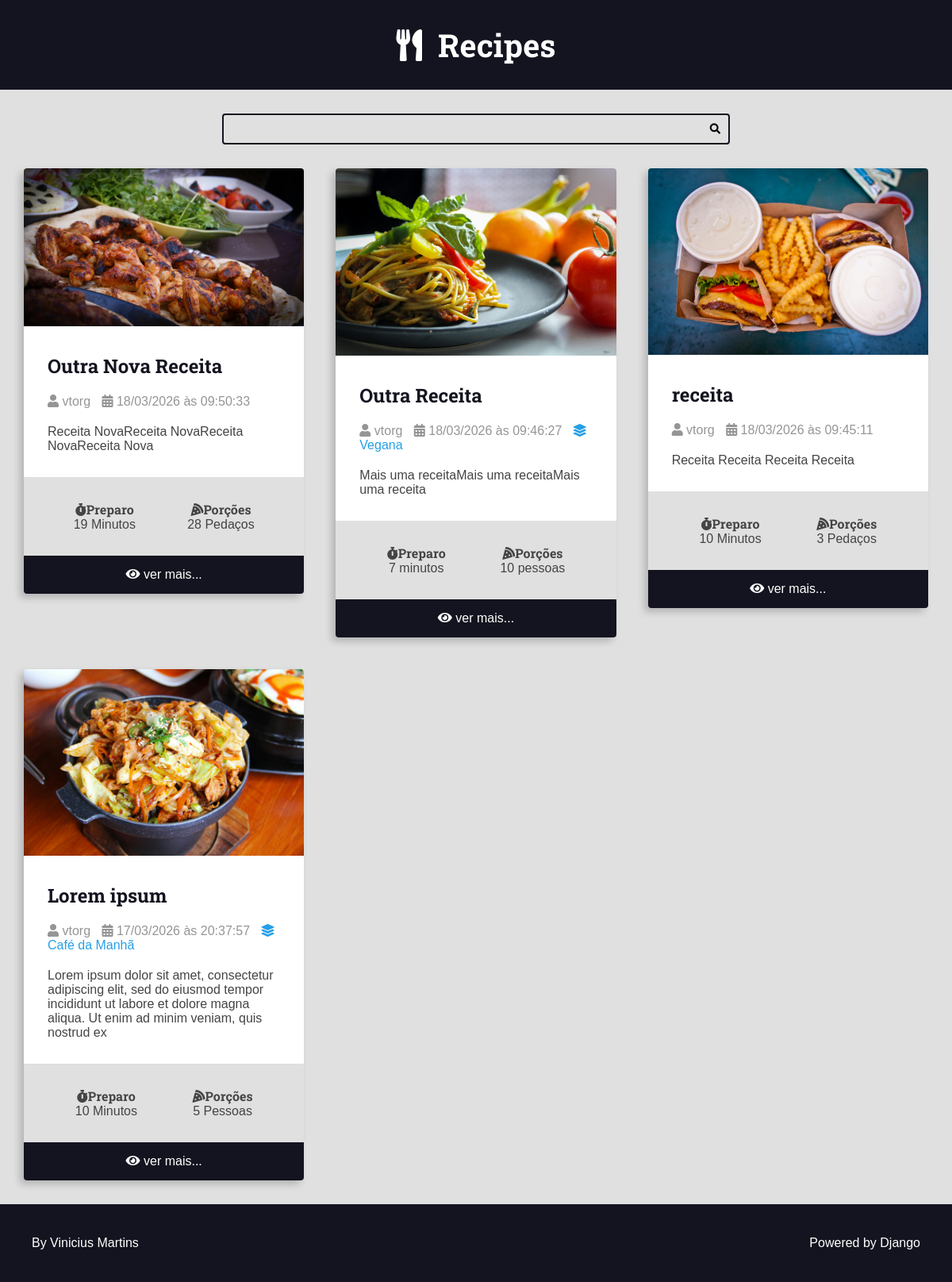
/, run on an earlier commit of the app's database.
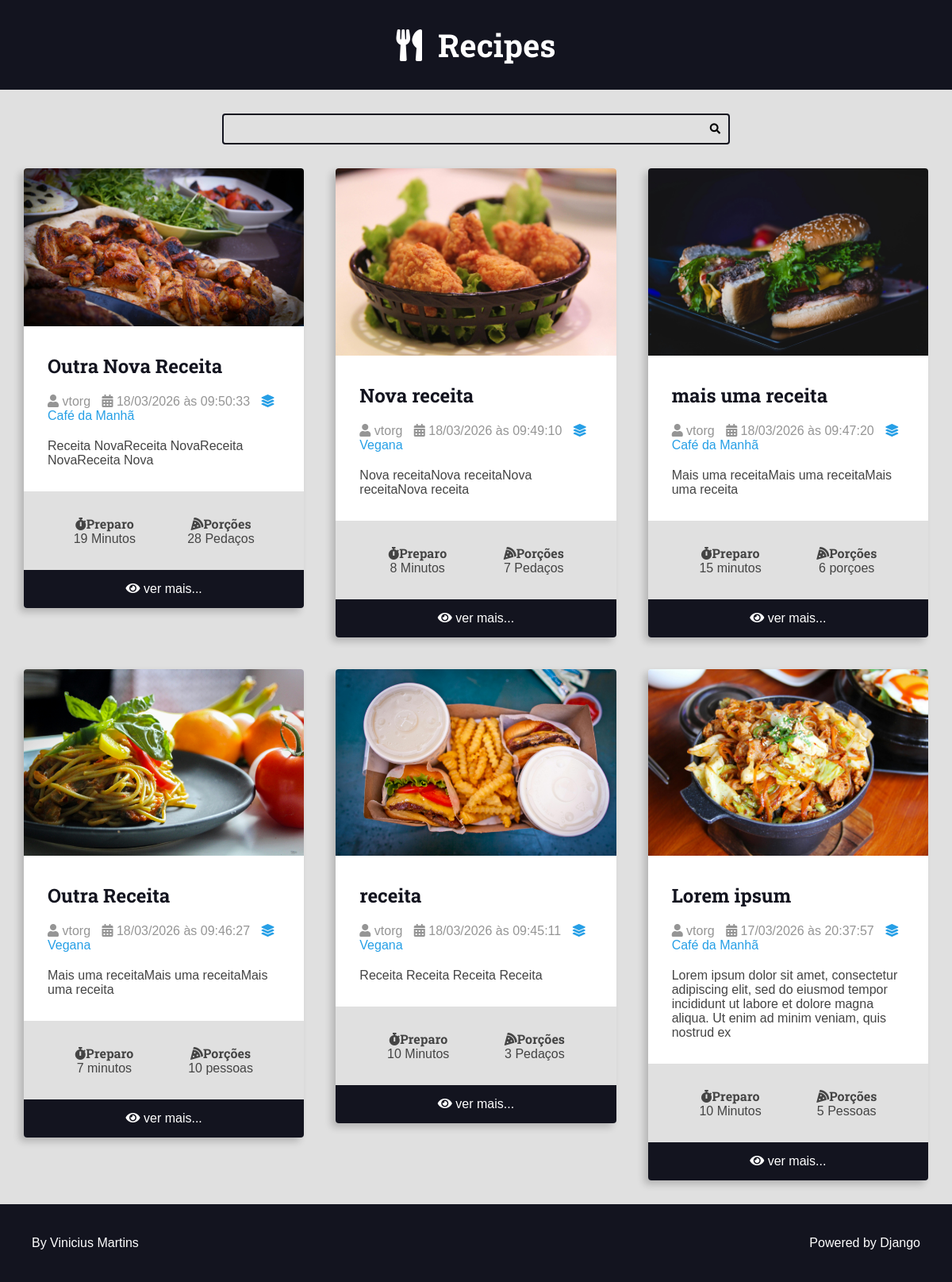
And on a later commit of the database.
### recipes/models.py (models this page shows, shortened)
class Recipe(models.Model):
    tittle = models.CharField(max_length=64)
    description = models.CharField(max_length=164)
    slug = models.SlugField(unique=True)
    preparation_time = models.IntegerField()
    preparation_time_unit = models.CharField(max_length=65)
    sevings = models.IntegerField()
    sevings_unit = models.CharField(max_length=65)
    preparation_steps = models.TextField()
    preparation_steps_is_html = models.BooleanField(default=False)
    created_at = models.DateTimeField(auto_now_add=True)
    updated_at = models.DateTimeField(auto_now=True)
    is_published = models.BooleanField(default=False)
    cover = models.ImageField(upload_to='recipes/cover/', blank=True, default=' ')
    category = models.ForeignKey(Category, on_delete=models.SET_NULL, null = True, blank=True, default=None)
    author = models.ForeignKey(User, on_delete=models.SET_NULL, null = True)

class Category(models.Model):
    name = models.CharField(max_length=65)

### recipes/views.py (the view)
# urls.py: path('', views.home, name="home"),
def home (request):
    recipes = Recipe.objects.filter(is_published=True).order_by('-id')
    return render(request, 'recipes/pages/home.html', context={
        'recipes': recipes
    })

### recipes/templates/recipes/pages/home.html (shortened to what this page needs)
{% extends "global/base.html" %}
        {% block content %}
        <div class="main-content main-content-list container">
            {% for recipe in recipes %}
                {% include "recipes/partials/recipe.html" %}
            {% empty %}
                <center><h1>Nenhuma receita encontrada</h1></center>
            {% endfor %}
        </div>
        {% endblock content %}

### base_templates/global/base.html (shortened to what this page needs)
{% load static %}
<!DOCTYPE html>
<html lang="en">
<head>
    {% include "recipes/partials/head.html" %}
</head>
{% include "recipes/partials/head.html" %}
<body>
    {% include "recipes/partials/header.html" %}
    {% include "recipes/partials/search.html" %}
    <main class="main-content-container">
        {% block content %} {% endblock content %}
    </main>
    {% include "recipes/partials/footer.html" %}
</body>
</html>

### recipes/templates/recipes/partials/head.html (shortened to what this page needs)
{% load static %}
    <link rel="stylesheet" href="https://cdnjs.cloudflare.com/ajax/libs/font-awesome/5.15.4/css/fontawesome.min.css"
 />
    <link rel="stylesheet" href="https://cdnjs.cloudflare.com/ajax/libs/font-awesome/5.15.4/css/brands.min.css"
 />
    <link rel="stylesheet" href="https://cdnjs.cloudflare.com/ajax/libs/font-awesome/5.15.4/css/solid.min.css"
 />
    <link rel="stylesheet" href="{% static "recipes/css/styles.css" %}">
    <link rel="stylesheet" href="{% static "global/css/global-style.css" %}">

### recipes/templates/recipes/partials/header.html
<header class="main-header-container">
    <div class="main-header container">
        <h1>
            <a class="main-logo" href="{% url "recipes:home" %}">
                <i class="main-logo-icon fas fa-utensils"></i>
                <span class="main-logo-text">Recipes</span>
            </a>
        </h1>
    </div>
</header>

### recipes/templates/recipes/partials/search.html
 <div class="search-container">
        <div class="container">
            <form action="" class="search-form">
                <input type="search" class="search-input" name="search">
                <button type="submit" class="search-button"><i class="fas fa-search"></i></button>
            </form>
        </div>
    </div>

### recipes/templates/recipes/partials/recipe.html (shortened to what this page needs)
<div class="recipe recipe-list-item">
    {% if recipe.cover %}
        <div class="recipe-cover">
            <a href="{% url 'recipes:recipe' recipe.id %}">
                <img src="{{recipe.cover.url}}" alt="">
            </a>
        </div>
    {% endif %}
    <div class="recipe-title-container">
        <h2 class="recipe-title">
           <a href="{% url 'recipes:recipe' recipe.id %}">
            {{recipe.tittle}}
           </a>
        </h2>
    </div>
    <div class="recipe-author">
        <span class="recipe-author-item">
            <i class="fas fa-user"></i>
            {% if recipe.author is not None %}
                {% if recipe.author.first_name %}
                    {{recipe.author.first_name}} {{recipe.author.last_name}}
                {% else %}
                    {{recipe.author.username}}
                {% endif %}
            {% else %}
                Desconhecido
            {% endif %}
        </span>
        <span class="recipe-author-item">
            <i class="fas fa-calendar-alt"></i>
            {{ recipe.created_at|date:"d/m/Y "}} às {{ recipe.created_at|date:" H:i:s "}}
        </span>
        {% if recipe.category is not None %}
            <span class="recipe-author-item">
                <a href="{%url "recipes:category" recipe.category.id%}">
                    <i class="fas fa-layer-group"></i>
                    <span>{{recipe.category.name}} </span>
                </a>
            </span>
        {% endif %}
    </div>
    <div class="recipe-content">
        <p>{{recipe.description}}</p>
    </div>
    <div class="recipe-meta-container">
        <div class="recipe-meta recipe-preparation">
            <h3 class="recipe-meta-title"><i class="fas fa-stopwatch"></i>Preparo</h3>
            <div class="recipe-meta-text">
                {{recipe.preparation_time}} {{recipe.preparation_time_unit}}
            </div>
        </div>
        <div class="recipe-meta recipe-servings">
            <h3 class="recipe-meta-title"><i class="fas fa-pizza-slice"></i>Porções</h3>
            <div class="recipe-meta-text">
                {{recipe.sevings}} {{recipe.sevings_unit}}
            </div>
        </div>
    </div>
    {% if is_detail_page is not True%}
        <footer class="recipe-footer">
            <a href="{% url "recipes:recipe" recipe.id %}" class="recipe-reade-more button button-dark button-full-width">
                <i class="fas fa-eye"></i>
                <span>ver mais...</span>
            </a>
        </footer>
    {% endif %}
</div>

### recipes/templates/recipes/partials/footer.html
<footer class="main-footer">
  <div class="developer">
    <a href="#" target="_blank" rel="noreferrer noopener">By Vinicius Martins</a>
  </div>
  <div class="powered">
    <a href="https://www.djangoproject.com/" target="_blank" rel="noreferrer noopener">Powered by Django</a>
  </div>
</footer>

### recipes/static/recipes/css/styles.css (style rules this page uses)
:root { --color-primary: #269fe6; --color-primary-hover: #2086c2; --color-primary-dark: #13141f; --color-primary-dark-hover: #212336; --color-primary-light: #d4ecfa; --color-primary-light-hover: #bdd8e7; --color-white: #fff; --color-black: #000; --color-dark-text: #444; --color-info-light: #cce5ff; --color-debug-light: #cce5ff; --color-success-light: #d4edda; --color-alert-light: #fff3cd; --color-warning-light: #fff3cd; --color-error-light: #f8d7da; --color-info-dark: #4d86c4; --color-debug-dark: #4d86c4; --color-success-dark: #4a9c5d; --color-alert-dark: #927f40; --color-warning-dark: #927f40; --color-error-dark: #da525d; --color-gray-0: #f9f9f9; --color-gray-1: #e0e0e0; --color-gray-2: #c7c7c7; --color-gray-3: #aeaeae; --color-gray-4: #959595; --color-gray-5: #7d7d7d; --color-gray-6: #646464; --color-gray-7: #4b4b4b; --color-gray-8: #323232; --color-gray-9: #191919; --font-primary: sans-serif; --font-headings: 'Roboto Slab', serif; --spacing-gutter-medium: 3rem; --spacing-gutter-large: 4rem; }
* { margin: 0; padding: 0; box-sizing: border-box; }
html { font-size: 62.5%; }
body { font-size: 1.6rem; font-family: var(--font-primary); background: var(--color-gray-1); color: var(--color-dark-text); }
.container { max-width: 144rem; margin: 0 auto; padding: var(--spacing-gutter-medium); }
.main-header-container { background: var(--color-primary-dark); }
.main-logo { font-size: 4rem; color: var(--color-white); text-decoration: none; display: flex; flex-flow: row nowrap; align-items: center; justify-content: center; width: fit-content; margin: 0 auto; font-family: var(--font-headings); }
h1, h2, h3, h4, h5, h6 { font-family: var(--font-headings); }
.main-logo-icon { margin-right: 2rem; }
.search-form { border: .2rem solid var(--color-primary-dark); max-width: 64rem; margin: 0 auto; border-radius: .4rem; position: relative; transition: all 300ms ease-in-out; }
.search-input, .search-button { border: none; background: none; outline: none; padding: 1rem; }
.search-button { position: absolute; top: 0; right: 0; transition: all 300ms ease-in-out; }
.search-input { width: 100%; padding-right: 3rem }
.main-content { padding-top: 0; }
.main-content-list { display: grid; grid-template-columns: repeat(auto-fit, minmax(340px, 1fr)); gap: var(--spacing-gutter-large) }
.recipe { background: var(--color-white); box-shadow: -5px 5px 10px rgba(0, 0, 0, .2); transition: all 300ms ease-in-out; transform: scale(1); border-radius: .4rem; overflow: hidden; }
.recipe img { max-width: 100%; }
.recipe-list-item { max-width: 64rem; height: fit-content; }
.recipe-title-container { padding: var(--spacing-gutter-medium); padding-bottom: 2rem; }
.recipe-title-container a { text-decoration: none; color: var(--color-primary-dark); }
.recipe-author { padding: 0 var(--spacing-gutter-medium); }
.recipe-author-item { color: var(--color-gray-4); margin-right: 1rem; }
.recipe-author a { color: var(--color-primary); text-decoration: none; transition: all 300ms ease-in-out; }
.recipe-content { padding: var(--spacing-gutter-medium); padding-top: 2rem; }
.recipe-meta-container { display: flex; flex-flow: row wrap; padding: var(--spacing-gutter-medium); background-color: var(--color-gray-1); }
.recipe-meta { display: flex; flex-flow: column nowrap; flex-shrink: 1; flex-grow: 1; text-align: center; }
.recipe-meta-title { font-size: 1.6rem; }
.recipe-footer a { background: var(--color-primary-dark); display: block; color: var(--color-white); text-decoration: none; text-align: center; padding: 1.5rem var(--spacing-gutter-medium); transition: all 300ms ease-in-out; }
.main-footer { position: relative; bottom: 0; left: 0; width: 100%; display: flex; align-items: center; justify-content: space-between; background: var(--color-primary-dark); color: var(--color-white); padding: var(--spacing-gutter-large); }
.main-footer a { color: var(--color-white); text-decoration: none; transition: all 300ms ease-in-out; }

What changed in the data, as far as the page shows it:
changed Recipe "Outra Nova Receita": category_id empty → 1 (drawn); category.name (not shown) → "Café da Manhã"
now on this page (row edited): Recipe: cover (picture), tittle "Nova receita", author.username "vtorg", created_at "18/03/2026", created_at "09:49:10", category.name "Vegana", description "Nova receitaNova receitaNova receitaNova receita", preparation_time "8", preparation_time_unit "Minutos", sevings "7", sevings_unit "Pedaços"
now on this page (row edited): Recipe: cover (picture), tittle "mais uma receita", author.username "vtorg", created_at "18/03/2026", created_at "09:47:20", category.name "Café da Manhã", description "Mais uma receitaMais uma receitaMais uma receita", preparation_time "15", preparation_time_unit "minutos", sevings "6", sevings_unit "porçoes"
changed Recipe "receita": category_id empty → 3 (drawn); category.name (not shown) → "Vegana"
